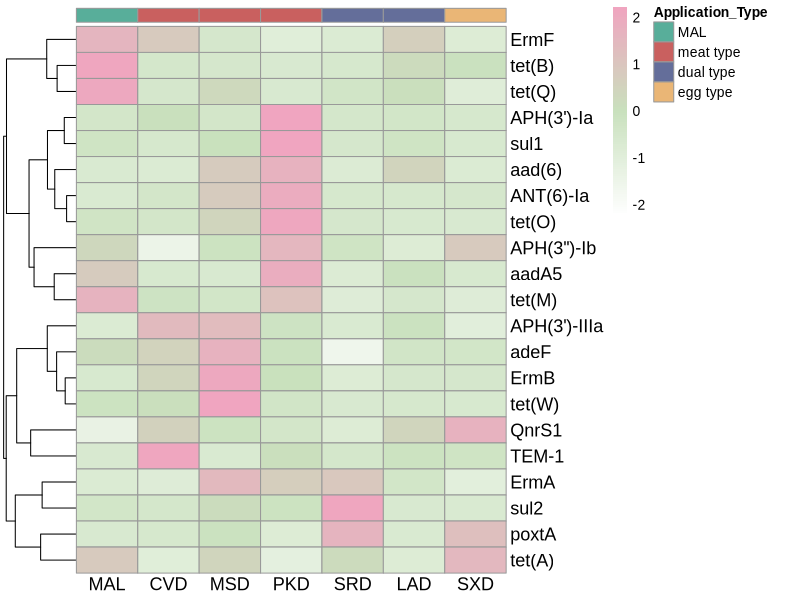

Source code (R):
rm(list=ls())

# 加载必要的包
library(ggplot2)
library(readr)
library(dplyr)
library(tidyr)
library(tidyverse)

wide_data <- read_csv("CC_high_risk_ARG_breed_abundance.csv")

# 设置行名为第一列
wide_data <- column_to_rownames(wide_data, var = "ARG_type")
# merged_data转为数值型矩阵
merged_data_matrix <- as.matrix(wide_data)

#画图
library(pheatmap)
# 自定义颜色
custom_colors <- colorRampPalette(c("white","#C9E1BD","#f0a5c0"))(100)

# 确保列名顺序
desired_order <- c("MAL", "CVD", "MSD", "PKD","SRD","LAD","SXD")
merged_data_matrix <- merged_data_matrix[, desired_order]
#创建分组注释数据框
annotation_df <- data.frame(
  row.names = colnames(merged_data_matrix),
  Application_Type = c(
    "MAL",
    rep("meat type", 3),
    rep("dual type", 2),
    rep("egg type", 1) 
  )
)

# 定义分组对应的颜色
annotation_colors <- list(
  Application_Type = c(
    "MAL" = "#58ae9a",
    "meat type" = "#c9605f",  
    "dual type" = "#646e9a", 
    "egg type" = "#eab676"    
  )
)

# 绘制热图
p <- pheatmap(
  merged_data_matrix, 
  color = custom_colors,  
  cluster_rows = TRUE,    
  cluster_cols = FALSE,  
  annotation_col = annotation_df,  
  annotation_colors = annotation_colors, 
  #main = "Heatmap of different Breed and High Risk ARGs(CC)",
  show_rownames = TRUE,
  show_colnames = TRUE,
  fontsize_row = 13,  
  fontsize_col = 13,   
  fontfamily = "Arial",
  scale = "row",    
  angle_col = 0,      
  annotation_names_col = FALSE 
)
